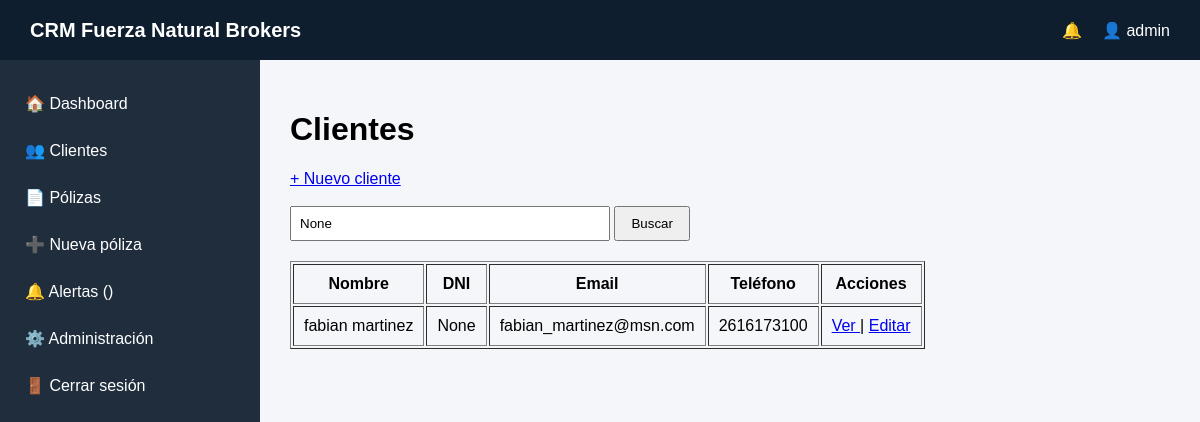
Page /clientes/ (signed in) on the earlier database version.
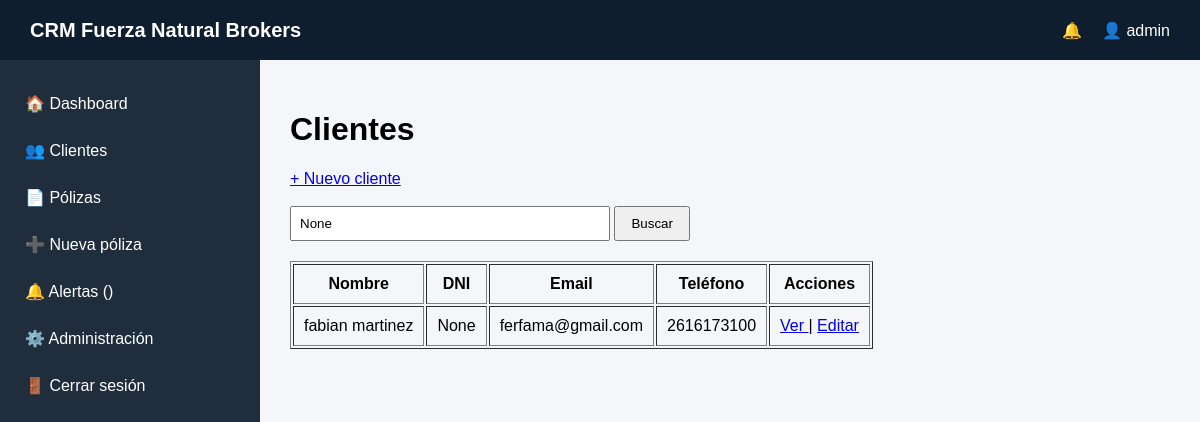
Same page on the later database version.
### clients/models.py (models this page shows, shortened)
class Client(models.Model):
    first_name = models.CharField(max_length=100, db_index=True)
    last_name = models.CharField(max_length=100, db_index=True)
    dni = models.CharField(
        max_length=20, unique=True, blank=True, null=True, db_index=True
    )
    phone = models.CharField(max_length=20)
    email = models.EmailField(blank=True, null=True)
    producer = models.ForeignKey(
        User,
        on_delete=models.CASCADE,
        limit_choices_to={"is_producer": True},
    )
    created_at = models.DateTimeField(auto_now_add=True)

### clients/views.py (the view)
# urls.py: path("", views.lista_clientes, name="clientes"),
@login_required
def lista_clientes(request):
    buscar = request.GET.get("buscar")
    if buscar:
        clientes = Client.objects.filter(
            Q(first_name__icontains=buscar)
            | Q(last_name__icontains=buscar)
            | Q(dni__icontains=buscar)
            | Q(phone__icontains=buscar)
            | Q(email__icontains=buscar)
        )
    else:
        clientes = Client.objects.all()
    return render(
        request,
        "clientes/lista_clientes.html",
        {
            "clientes": clientes,
            "buscar": buscar,
        },
    )

### templates/clientes/lista_clientes.html
{% extends "base.html" %}
{% block content %}
<h1>Clientes</h1>
<a href="{% url 'crear_cliente' %}">+ Nuevo cliente</a>
<br><br>
<form method="get" style="margin-bottom:20px;">
    <input
        type="text"
        name="buscar"
        placeholder="Buscar por nombre, DNI, teléfono o email"
        value="{{ buscar }}"
        style="padding:8px;width:300px;"
    >
    <button type="submit" style="padding:8px 15px;">
        Buscar
    </button>
</form>
<table border="1" cellpadding="10">
<tr>
    <th>Nombre</th>
    <th>DNI</th>
    <th>Email</th>
    <th>Teléfono</th>
    <th>Acciones</th>
</tr>
{% for cliente in clientes %}
<tr>
    <td>{{ cliente.first_name }} {{ cliente.last_name }}</td>
    <td>{{ cliente.dni }}</td>
    <td>{{ cliente.email }}</td>
    <td>{{ cliente.phone }}</td>
    <td>
        <a href="{% url 'ver_cliente' cliente.id %}">
            Ver
        </a>
        |
        <a href="{% url 'editar_cliente' cliente.id %}">
            Editar
        </a>
    </td>
</tr>
{% empty %}
<tr>
    <td colspan="5">No se encontraron clientes.</td>
</tr>
{% endfor %}
</table>
{% endblock %}

Differences in the rows shown:
changed Client "fabian": email "fabian_martinez@msn.com" → "ferfama@gmail.com"
